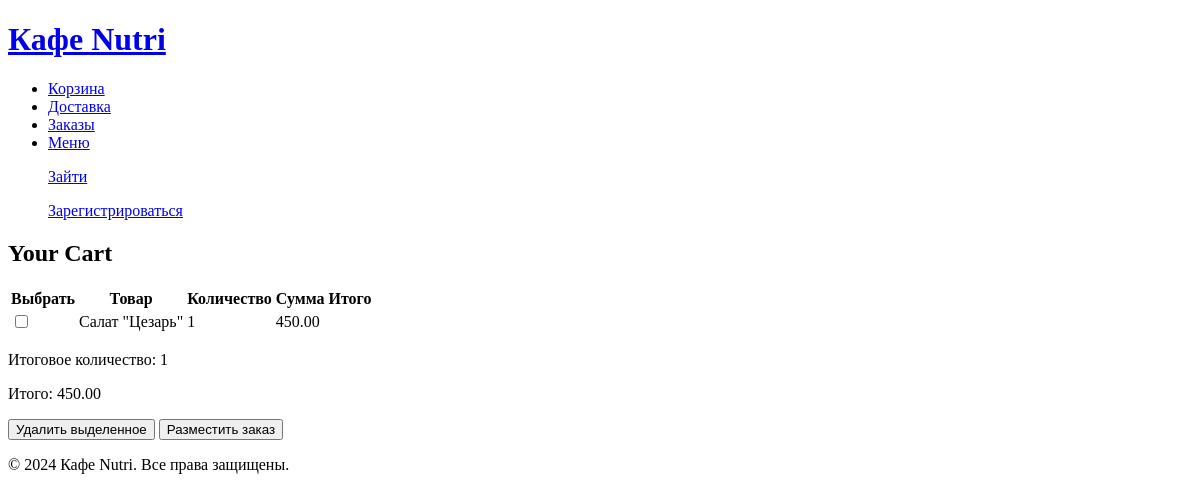
/cafe_cat/view_cart/, run on an earlier commit of the app's database.
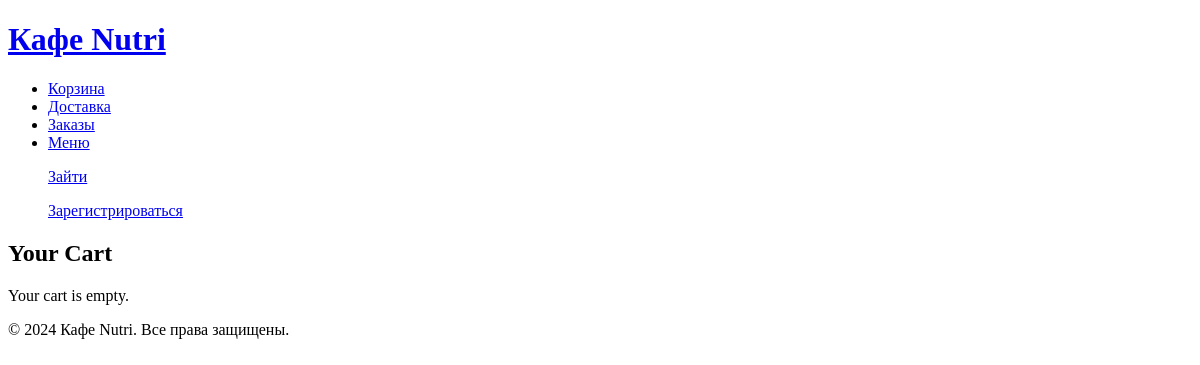
And on a later commit of the database.
### cafe_cat/models.py (models this page shows, shortened)
class CartItem(models.Model):
    cart = models.ForeignKey(Cart, on_delete=models.CASCADE)
    item = models.ForeignKey(MenuItem, on_delete=models.CASCADE)
    quantity = models.PositiveIntegerField(default=1)

class MenuItem(models.Model):
    name = models.CharField(max_length=100)
    price = models.DecimalField(max_digits=6, decimal_places=2)
    summary = models.TextField()
    is_featured = models.BooleanField(default=False)
    on_sale = models.BooleanField(default=False)
    discount = models.DecimalField(max_digits=6, decimal_places=2, default=0)
    sale_price = models.DecimalField(max_digits=6, decimal_places=2, default=0)
    image = models.ImageField(upload_to='menu_item_images/', null=True, blank=True)

### cafe_cat/views.py (the view)
# urls.py: path('view_cart/', views.view_cart, name='view_cart'),
def view_cart(request):
    user_cart = None
    if request.user.is_authenticated:
        user_cart, created = Cart.objects.get_or_create(user=request.user)
    else:
        session_key = request.session.session_key
        carts = Cart.objects.filter(session_key=session_key)
        if carts.exists():
            user_cart = carts.first()
        else:
            user_cart = Cart.objects.create(session_key=session_key)
    cart_items = CartItem.objects.filter(cart=user_cart)
    total_price = sum(cart_item.item.sale_price * cart_item.quantity if cart_item.item.on_sale else cart_item.item.price * cart_item.quantity for cart_item in cart_items)
    total_quantity = sum(cart_item.quantity for cart_item in cart_items)
    update_forms = {str(cart_item.id): UpdateQuantityForm(instance=cart_item) for cart_item in cart_items}
    return render(request, 'cafe_cat/view_cart.html', {
        'cart_items': cart_items,
        'total_price': total_price,
        'total_quantity': total_quantity,
        'update_forms': update_forms
    })

### cafe_cat/templates/cafe_cat/view_cart.html (shortened to what this page needs)
{% extends 'cafe_cat/base_generic.html' %}
{% block content %}
    <h2>Your Cart</h2>
    {% if cart_items %}
        <form id="cart_form" action="{% url 'cafe_cat:remove_selected' %}" method="post">
            <table>
                <thead>
                    <tr>
                        <th>Выбрать</th>
                        <th>Товар</th>
                        <th>Количество</th>
                        <th>Сумма</th>
                        <th>Итого</th>
                    </tr>
                </thead>
                <tbody>
                    {% for cart_item in cart_items %}
                    <tr>
                        <td><input type="checkbox" name="selected_items" value="{{ cart_item.id }}"></td>
                        <td>{{ cart_item.item.name }}</td>
                        <td>{{ cart_item.quantity }}</td>
                        <td>
                            {% if cart_item.item.on_sale %}
                                {{ cart_item.item.sale_price }}
                            {% else %}
                                {{ cart_item.item.price }}
                            {% endif %}
                        </td>
                        <td>{{ cart_item.total_item }}</td>
                    </tr>
                    {% endfor %}
                </tbody>
            </table>
            <p>Итоговое количество: {{ total_quantity }}</p>
            <p>Итого: {{ total_price }}</p>
            <button type="submit">Удалить выделенное</button>
            <button type="submit" formaction="{% url 'cafe_cat:place_order_selected' %}">Разместить заказ</button>
        </form>
    {% else %}
        <p>Your cart is empty.</p>
    {% endif %}
{% endblock %}

What changed in the data, as far as the page shows it:
removed CartItem: item.name "Салат \"Цезарь\"", quantity "1", item.price "450.00"
Also different on the page:
{{ total_quantity }}: "1" → (not shown)
{{ total_price }}: "450.00" → (not shown)
text no longer shown: "Выбрать Товар Количество Сумма Итого Итоговое количество: Итого: Удалить выделенное Разместить заказ"
text now shown: "Your cart is empty."
